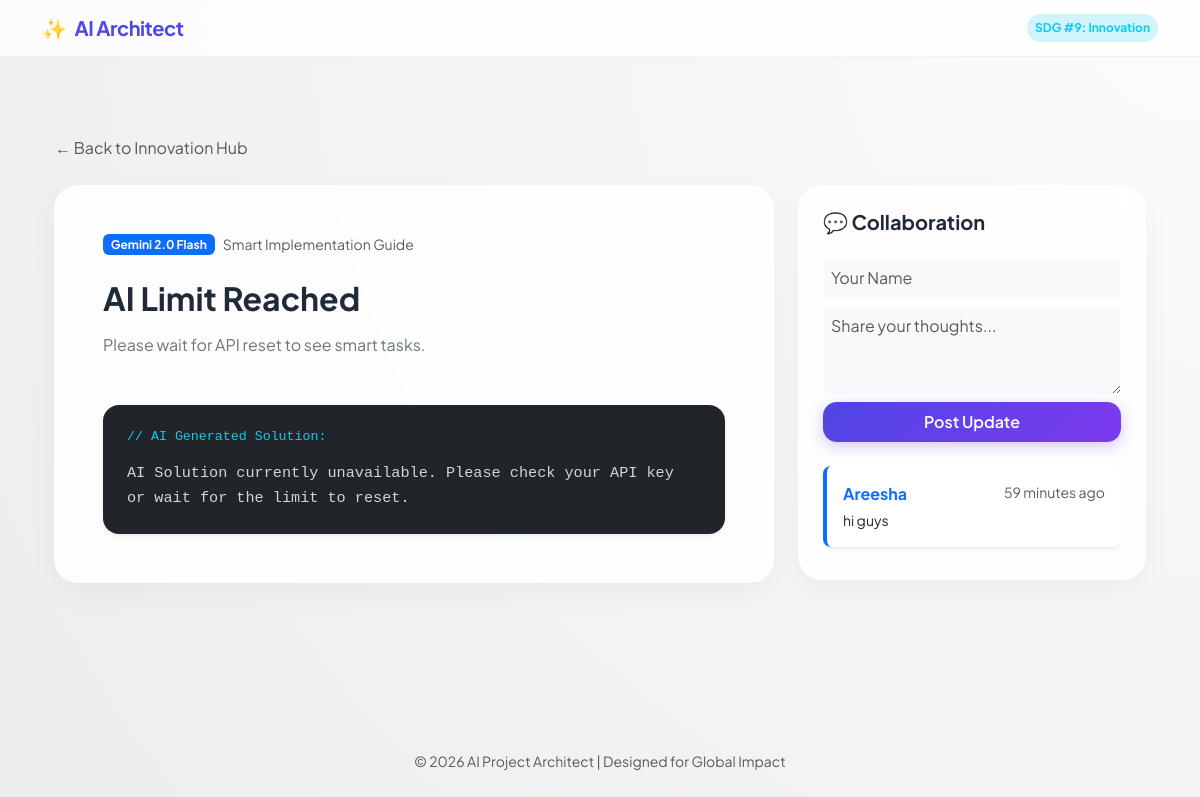
The page /task/8/ on the database its author committed.
### boards/models.py (models this page shows, shortened)
class Task(models.Model):
    STATUS_CHOICES = [('TODO', 'To Do'), ('DONE', 'Done')]
    project = models.ForeignKey(Project, on_delete=models.CASCADE, related_name='tasks')
    title = models.CharField(max_length=200)
    description = models.TextField()
    status = models.CharField(max_length=10, choices=STATUS_CHOICES, default='TODO')

class Comment(models.Model):
    task = models.ForeignKey(Task, on_delete=models.CASCADE, related_name='comments')
    author_name = models.CharField(max_length=100, default="Anonymous") # Login ke bagair naam
    text = models.TextField()
    created_at = models.DateTimeField(auto_now_add=True)

### boards/views.py (the view, shortened to what this page needs)
# urls.py: path('task/<int:task_id>/', views.task_detail, name='task_detail'),
def task_detail(request, task_id):
    task = get_object_or_404(Task, id=task_id)
    if request.method == "POST":
        author = request.POST.get('author_name')
        content = request.POST.get('comment_text')
        if content:
            Comment.objects.create(task=task, author_name=author, text=content)
            return redirect('task_detail', task_id=task.id)
    api_key = os.getenv("GEMINI_API_KEY")
    solution = "AI Solution currently unavailable. Please check your API key or wait for the limit to reset."
    comments = task.comments.all().order_by('-created_at')
    return render(request, 'boards/task_detail.html', {'task': task, 'solution': solution, 'comments': comments})

### boards/templates/boards/task_detail.html (shortened to what this page needs)
{% extends 'boards/base.html' %}
{% block content %}
<div class="container py-5">
    <a href="{% url 'dashboard' %}" class="btn btn-link text-decoration-none text-muted mb-4 p-0">← Back to Innovation Hub</a>
    <div class="row">
        <div class="col-lg-8">
            <div class="glass-card p-5 mb-4">
                <div class="d-flex align-items-center mb-4">
                    <span class="badge bg-primary me-2">Gemini 2.0 Flash</span>
                    <span class="text-muted small">Smart Implementation Guide</span>
                </div>
                <h2 class="fw-bold mb-3">{{ task.title }}</h2>
                <p class="text-secondary mb-5">{{ task.description }}</p>
                <div class="bg-dark text-light p-4 rounded-4 shadow-sm" style="font-family: 'Consolas', monospace; font-size: 0.95rem;">
                    <h6 class="text-info small mb-3">// AI Generated Solution:</h6>
                    <div style="white-space: pre-wrap; line-height: 1.6; color: #d1d5db;">{{ solution }}</div>
                </div>
            </div>
        </div>
        <div class="col-lg-4">
            <div class="glass-card p-4">
                <h5 class="fw-bold mb-4">💬 Collaboration</h5>
                <form method="POST" class="mb-4">
                    <input type="text" name="author_name" class="form-control mb-2 border-0 bg-light p-2" placeholder="Your Name" required>
                    <textarea name="comment_text" class="form-control mb-2 border-0 bg-light p-2" rows="3" placeholder="Share your thoughts..." required></textarea>
                    <button type="submit" class="btn btn-smart w-100 py-2">Post Update</button>
                </form>
                <div style="max-height: 450px; overflow-y: auto;">
                    {% for comment in comments %}
                    <div class="p-3 bg-white rounded-3 mb-2 shadow-sm border-start border-4 border-primary">
                        <div class="d-flex justify-content-between x-small">
                            <span class="fw-bold text-primary">{{ comment.author_name }}</span>
                            <span class="text-muted small">{{ comment.created_at|timesince }} ago</span>
                        </div>
                        <p class="small mb-0 mt-1 text-dark">{{ comment.text }}</p>
                    </div>
                    {% empty %}
                    <p class="text-center text-muted py-4">No comments yet. Start the conversation!</p>
                    {% endfor %}
                </div>
            </div>
        </div>
    </div>
</div>
{% endblock %}

### boards/templates/boards/base.html (style rules this page uses)
:root { --primary: #4f46e5; --secondary: #7c3aed; --accent: #06b6d4; --glass: rgba(255, 255, 255, 0.85); --bg-gradient: radial-gradient(circle at top right, #fdfbfb 0%, #ebedee 100%); }
body { background: var(--bg-gradient); color: #1f2937; font-family: 'Plus Jakarta Sans', sans-serif; min-height: 100vh; }
.glass-card { background: var(--glass); backdrop-filter: blur(12px); -webkit-backdrop-filter: blur(12px); border: 1px solid rgba(255, 255, 255, 0.4); border-radius: 24px; box-shadow: 0 10px 30px rgba(0, 0, 0, 0.04); transition: all 0.4s cubic-bezier(0.175, 0.885, 0.32, 1.275); }
.btn-smart { background: linear-gradient(135deg, var(--primary), var(--secondary)); color: white !important; border: none; border-radius: 14px; padding: 12px 28px; font-weight: 600; box-shadow: 0 4px 15px rgba(124, 58, 237, 0.3); transition: 0.3s all ease; }

### rows shown on the page
Task: title "AI Limit Reached", description "Please wait for API reset to see smart tasks."
Comment: author_name "Areesha", created_at "59 minutes", text "hi guys"

### other values the page prints
{{ solution }} "AI Solution currently unavailable. Please check your API key or wait for the limit to reset."
